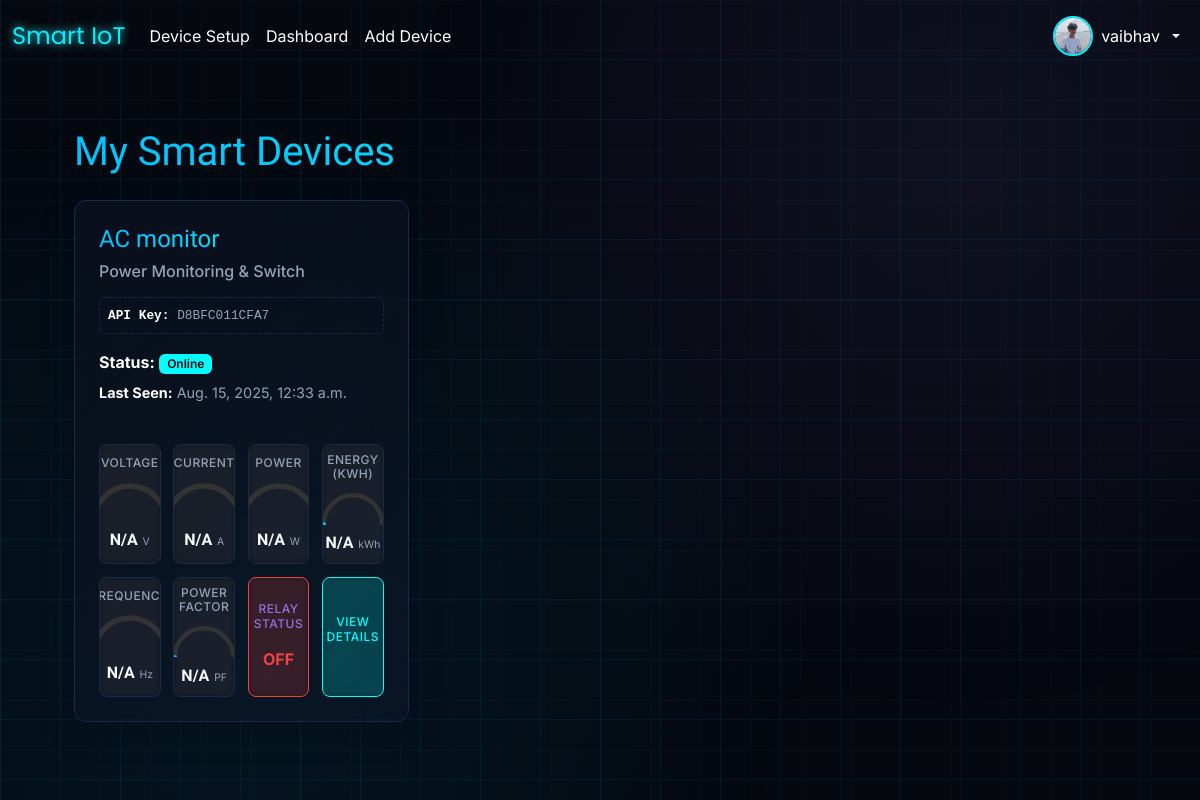
The app's page /dashboard/ (signed in), older data.
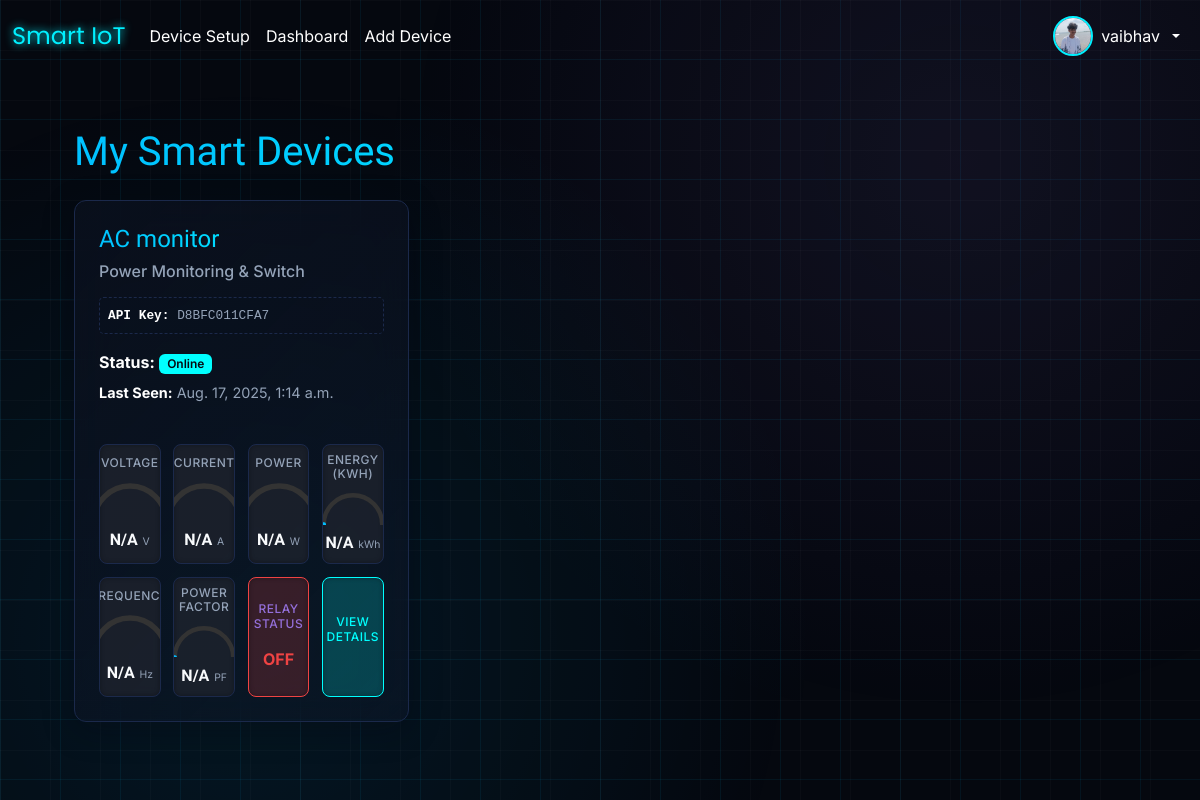
The same page, newer data.
### core/models.py (models this page shows, shortened)
class Device(models.Model):
    device_api_key = models.CharField(max_length=36, unique=True, default=uuid.uuid4,
                                      help_text="Unique API key for the device, displayed on hardware")
    name = models.CharField(max_length=100, default="Unnamed Device")
    location = models.CharField(max_length=100, blank=True, null=True)
    owner = models.ForeignKey('core.CustomUser', on_delete=models.SET_NULL, null=True, blank=True, # Use string reference
                              help_text="The user who owns this device. Null if not yet registered.")
    is_online = models.BooleanField(default=False, help_text="Indicates if the device has recently checked in.")
    last_seen = models.DateTimeField(null=True, blank=True, help_text="Timestamp of the last successful communication.")
    created_at = models.DateTimeField(auto_now_add=True)
    is_registered = models.BooleanField(default=False,
                                        help_text="True if device is linked to a user account.")
    DEVICE_TYPES = [
        ('power_monitor', 'Power Monitoring & Switch'),
        ('water_level', 'Water Level Sensor'),
    ]
    device_type = models.CharField(max_length=50, choices=DEVICE_TYPES, default='power_monitor',
                                   help_text="The type of functionality this device provides.")
    class Meta:
        verbose_name = "IoT Device"
        verbose_name_plural = "IoT Devices"
        ordering = ['name']

### dashboard/views.py (the view)
# urls.py: path('', user_dashboard, name='user_dashboard'),
@login_required
def user_dashboard(request):
    user_devices = Device.objects.filter(owner=request.user, is_registered=True).order_by('last_seen')
    latest_data_ids = SensorData.objects.values('device_id').annotate(
        max_timestamp=Max('timestamp')
    ).values_list('id', flat=True)
    latest_data_entries = SensorData.objects.filter(
        id__in=latest_data_ids,
        device__in=user_devices
    ).select_related('device')
    latest_data_dict = {entry.device_id: entry for entry in latest_data_entries}
    devices_with_latest_data = []
    current_time = timezone.now()
    for device in user_devices:
        latest_data_entry = latest_data_dict.get(device.id)
        latest_data = latest_data_entry.data if latest_data_entry else {}
        is_online = False
        if latest_data_entry and device.last_seen:
            time_difference = current_time - device.last_seen
            if time_difference.total_seconds() < 300:
                is_online = True
        devices_with_latest_data.append({
            'device': device,
            'latest_data': latest_data,
            'is_online': is_online,
        })
    context = {
        'devices_with_latest_data': devices_with_latest_data
    }
    return render(request, 'dashboard/dashboard.html', context)

### dashboard/templates/dashboard/dashboard.html (shortened to what the changed rows need)
{% extends 'base.html' %}
{% load static %}
{% block head_extra %}
<link href="https://cdnjs.cloudflare.com/ajax/libs/lucide/0.263.1/lucide.min.css" rel="stylesheet">
<link href="https://unpkg.com/aos@2.3.1/dist/aos.css" rel="stylesheet">
{% endblock %}
{% block content %}
<div class="container-fluid-custom">
    <h2 class="mb-4 text-light">My Smart Devices</h2>
    {% if devices_with_latest_data %}
    <div class="row row-cols-1 row-cols-md-2 row-cols-lg-3 g-4">
        {% for item in devices_with_latest_data %}
        <div class="col" data-aos="fade-up" data-aos-delay="{{ forloop.counter0|add:1 }}00">
            <div class="card-custom h-100 p-4" data-device-id="{{ item.device.id }}">
                <div class="card-body d-flex flex-column">
                    <h5 class="card-title-custom">{{ item.device.name }}</h5>
                    <h6 class="card-subtitle-custom mb-3">{{ item.device.get_device_type_display }}</h6>
                    <p class="device-api-key">
                        <strong class="text-white">API Key:</strong> {{ item.device.device_api_key|default:"N/A" }}
                    </p>
                    <p class="mb-2">
                        <strong class="text-white">Status:</strong>
                        {% if item.device.is_online %}
                        <span class="badge badge-online">Online</span>
                        {% else %}
                        <span class="badge badge-offline">Offline</span>
                        {% endif %}
                    </p>
                    <p class="card-text mb-3" style="font-size: 0.9rem; color: var(--muted-foreground);">
                        <strong class="text-white">Last Seen:</strong> <span class="last-seen-text">{{item.device.last_seen|default:"N/A" }}</span>
                    </p>
                    {% if item.device.device_type == 'power_monitor' %}
                    <div class="gauge-grid">
                        <div class="gauge-box" id="voltage-gauge-{{ item.device.id }}">
                            <h6>Voltage</h6>
                            <svg class="gauge-svg" viewBox="0 0 100 50">
                                <path class="gauge-arc-bg" d="M10 50 A40 40 0 0 1 90 50" />
                                <path class="gauge-arc-fill" d="M10 50 A40 40 0 0 1 90 50"
                                    style="stroke-dasharray: 0 125.66;" />
                                <polygon class="gauge-needle" points="50,50 48,15 52,15"
                                    transform="rotate(-90 50 50)" />
                            </svg>
                            <div class="gauge-value-display">
                                <span class="gauge-value">N/A</span><span class="gauge-unit">V</span>
                            </div>
                        </div>
                        <div class="gauge-box" id="current-gauge-{{ item.device.id }}">
                            <h6>Current</h6>
                            <svg class="gauge-svg" viewBox="0 0 100 50">
                                <path class="gauge-arc-bg" d="M10 50 A40 40 0 0 1 90 50" />
                                <path class="gauge-arc-fill" d="M10 50 A40 40 0 0 1 90 50"
                                    style="stroke-dasharray: 0 125.66;" />
                                <polygon class="gauge-needle" points="50,50 48,15 52,15"
                                    transform="rotate(-90 50 50)" />
                            </svg>
                            <div class="gauge-value-display">
                                <span class="gauge-value">N/A</span><span class="gauge-unit">A</span>
                            </div>
                        </div>
                        <div class="gauge-box" id="power-gauge-{{ item.device.id }}">
                            <h6>Power</h6>
                            <svg class="gauge-svg" viewBox="0 0 100 50">
                                <path class="gauge-arc-bg" d="M10 50 A40 40 0 0 1 90 50" />
                                <path class="gauge-arc-fill" d="M10 50 A40 40 0 0 1 90 50"
                                    style="stroke-dasharray: 0 125.66;" />
                                <polygon class="gauge-needle" points="50,50 48,15 52,15"
                                    transform="rotate(-90 50 50)" />
                            </svg>
                            <div class="gauge-value-display">
                                <span class="gauge-value">N/A</span><span class="gauge-unit">W</span>
                            </div>
                        </div>
                        <div class="gauge-box" id="kwh-gauge-{{ item.device.id }}">
                            <h6>Energy (kWh)</h6>
                            <svg class="gauge-svg" viewBox="0 0 100 50">
                                <path class="gauge-arc-bg" d="M10 50 A40 40 0 0 1 90 50" />
                                <path class="gauge-arc-fill" d="M10 50 A40 40 0 0 1 90 50"
                                    style="stroke-dasharray: 0 125.66;" />
                                <polygon class="gauge-needle" points="50,50 48,15 52,15"
                                    transform="rotate(-90 50 50)" />
                            </svg>
                            <div class="gauge-value-display">
                                <span class="gauge-value">N/A</span><span class="gauge-unit">kWh</span>
                            </div>
                        </div>
                        <div class="gauge-box" id="frequency-gauge-{{ item.device.id }}">
                            <h6>Frequency</h6>
                            <svg class="gauge-svg" viewBox="0 0 100 50">
                                <path class="gauge-arc-bg" d="M10 50 A40 40 0 0 1 90 50" />
                                <path class="gauge-arc-fill" d="M10 50 A40 40 0 0 1 90 50"
                                    style="stroke-dasharray: 0 125.66;" />
                                <polygon class="gauge-needle" points="50,50 48,15 52,15"
                                    transform="rotate(-90 50 50)" />
                            </svg>
                            <div class="gauge-value-display">
                                <span class="gauge-value">N/A</span><span class="gauge-unit">Hz</span>
                            </div>
                        </div>
                        <div class="gauge-box" id="pf-gauge-{{ item.device.id }}">
                            <h6>Power Factor</h6>
                            <svg class="gauge-svg" viewBox="0 0 100 50">
                                <path class="gauge-arc-bg" d="M10 50 A40 40 0 0 1 90 50" />
                                <path class="gauge-arc-fill" d="M10 50 A40 40 0 0 1 90 50"
                                    style="stroke-dasharray: 0 125.66;" />
                                <polygon class="gauge-needle" points="50,50 48,15 52,15"
                                    transform="rotate(-90 50 50)" />
                            </svg>
                            <div class="gauge-value-display">
                                <span class="gauge-value">N/A</span><span class="gauge-unit">PF</span>
                            </div>
                        </div>
                        <div class="relay-gauge-box {% if item.latest_data.relay_state %}on{% else %}off{% endif %}"
                            id="relay-status-gauge-{{ item.device.id }}">
                            <h6>Relay Status</h6>
                            {% if item.latest_data.relay_state %}
                            <i class="lucide lucide-power text-primary"></i><span>ON</span>
                            {% else %}
                            <span>OFF</span>
                            {% endif %}
                        </div>
                        <a href="{% url 'dashboard:device_detail' item.device.id %}" class="action-button-gauge">
                            <h6>View Details</h6>
                        </a>
                    </div>
                    {% else %}
                    <div class="mt-auto">
                        <p class="card-text text-muted">No specific data available for this device type.</p>
                        <a href="{% url 'dashboard:device_detail' item.device.id %}"
                            class="btn-custom btn-outline-primary-custom mt-3">View Details & Control</a>
                    </div>
                    {% endif %}
                </div>
            </div>
        </div>
        {% endfor %}
    </div>
    {% endif %}
</div>
{% endblock %}

Row changes from the older to the newer data that the page shows:
changed Device "AC monitor": device.last_seen "Aug. 15, 2025, 12:33 a.m." → "Aug. 17, 2025, 1:14 a.m."
